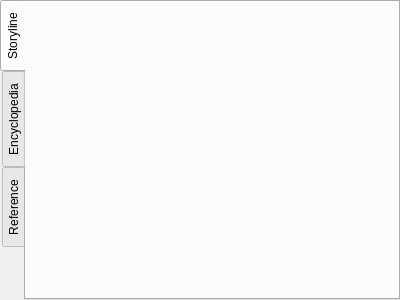
<?xml version="1.0" encoding="UTF-8"?>
<ui version="4.0">
 <class>TabWidget</class>
 <widget class="QTabWidget" name="TabWidget">
  <property name="geometry">
   <rect>
    <x>0</x>
    <y>0</y>
    <width>400</width>
    <height>300</height>
   </rect>
  </property>
  <property name="windowTitle">
   <string>TabWidget</string>
  </property>
  <property name="tabPosition">
   <enum>QTabWidget::TabPosition::West</enum>
  </property>
  <property name="currentIndex">
   <number>0</number>
  </property>
  <widget class="QWidget" name="Storyline">
   <attribute name="title">
    <string>Storyline</string>
   </attribute>
  </widget>
  <widget class="QWidget" name="Encyclopedia">
   <attribute name="title">
    <string>Encyclopedia</string>
   </attribute>
  </widget>
  <widget class="QWidget" name="Reference">
   <attribute name="title">
    <string>Reference</string>
   </attribute>
  </widget>
 </widget>
 <resources/>
 <connections/>
</ui>
